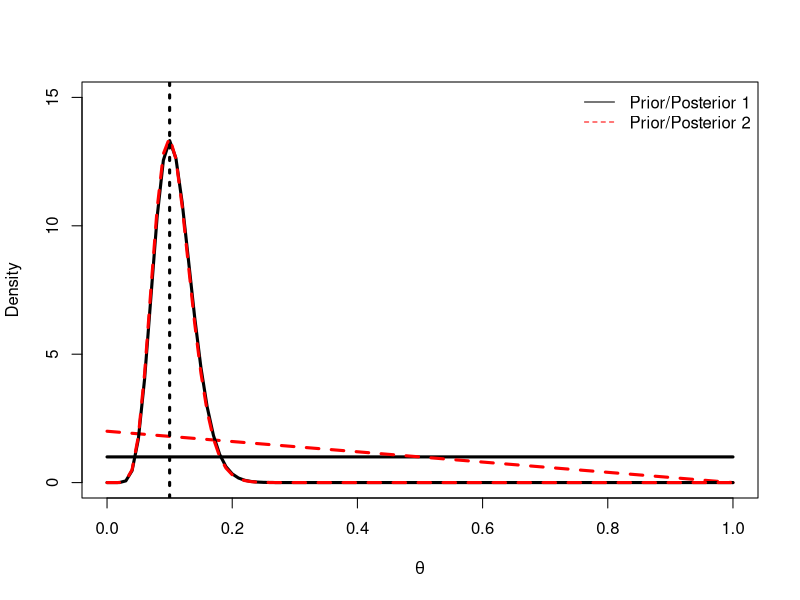

Reproduce this figure in R.
## Vamos ilustrar o exemplo da proporção de itens defeitusos dado em De Groot, seção 7.4

n <- 100 #! Dica: mude o tamanho de amostra e veja o que acontece
y <- 10 #! Dica: mude o número de itens defeituosos e veja o que acontece com as posterioris

prior1 <- function(theta) dbeta(x = theta, shape1 = 1, shape2 = 1)
prior2 <- function(theta) dbeta(x = theta, shape1 = 1, shape2 = 2)

posterior1 <- function(theta) dbeta(x = theta, shape1 = 1 + y, shape2 = 1 + (n - y))
posterior2 <- function(theta) dbeta(x = theta, shape1 = 1 + y, shape2 = 2 + (n -y))

curve(prior1, xlab = expression(theta), ylab = "Density", lwd = 3, lty  = 1, ylim = c(0, 15))
curve(prior2, lwd = 3, lty = 2, col = "red", add = TRUE)
curve(posterior1, lwd = 3, add = TRUE)
curve(posterior2, lwd = 3, col = "red", lty = 2, add = TRUE)
abline(v = y/n, lty = 3, lwd = 3)
legend(x = "topright", legend = c("Prior/Posterior 1", "Prior/Posterior 2"),
       col = c("black", "red"), lty = 1:2, bty = 'n')
